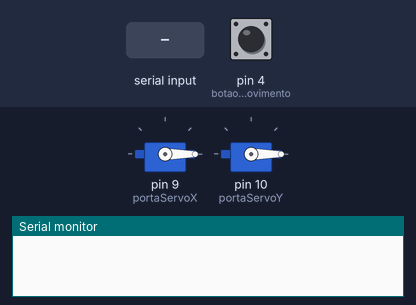
Bench run of a sketch on a simulated Arduino Uno, built with avr-gcc and run on an emulated ATmega328P. On the bench: 2 × servo, the last lines printed to the serial monitor. The test bench sets the inputs (shaded band); at power-on: pin 4 (botaoLiberarMovimento) LOW.

Above: at 1.2 s.
1.3 s: "a" received over Serial
At 2.6 s:
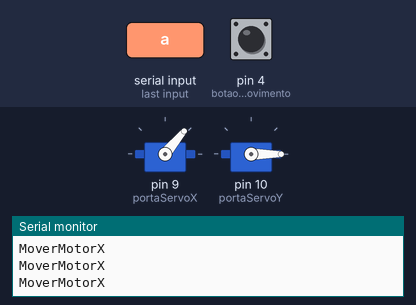
At 3.2 s:
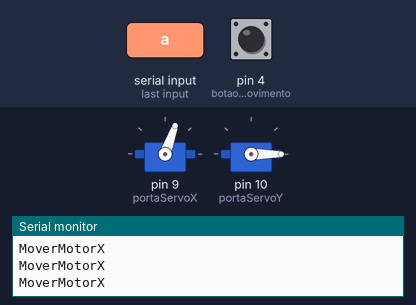
4.3 s: "1" received over Serial
At 5.6 s:
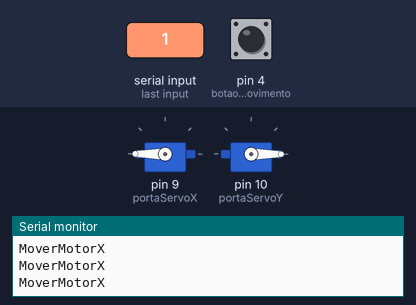
9.8 s: pin 4 (botaoLiberarMovimento) pulled HIGH for 0.15 s
Timing chart, 0 to 25.8 s (numbered marks = the images above; inputs shaded):
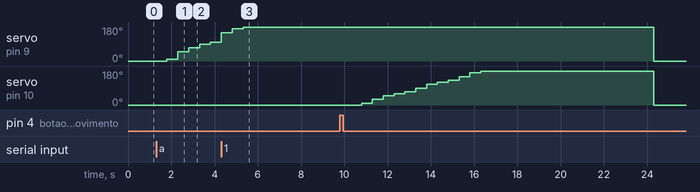

Measured:
- after the input at 1.3 s, servo on pin 9 (portaServoX): moves from 0° to 100° over 2.0 s, starting after 0.50 s
- by itself, servo on pin 10 (portaServoY): rises from 0° to 180° in 5.5 s, then falls to 0° in 8.0 s

The sketch:

OptimumCoetus.ino
```cpp
/*
Name:		OptimumCoetus.ino
Created:	9/5/2017 2:43:53 PM
Author: 	Paulo Salvatore
*/

#include <Servo.h>
#include <Mindwave.h>
#include <SimpleTimer.h>

SimpleTimer simpleTimer;
Mindwave mindwave;

Servo servoX;
int portaServoX = 9;

Servo servoY;
int portaServoY = 10;

int botaoLiberarMovimento = 4;
bool liberarMovimentoAutomatico = false; // Caso queira liberar o movimento automaticamente logo após ele acabar
bool botaoLiberarMovimentoLiberado = true;

unsigned long tempoAtual = 0;

bool movimentoIniciado = false;

int atencaoAtivarMovimento = 60;

// Variáveis do Motor X
int posicaoMotorX;
int posicaoMotorXInicial = 0; // Em qual posição o motor X irá começar
int intervaloMovimentoMotorX = 10; // Quantos graus cada passo vai andar
int posicaoFinalMotorX = 180; // Qual o ângulo final do motor X

// Variáveis do Motor Y
int posicaoMotorY;
int posicaoMotorYInicial = 0; // Em qual posição o motor Y irá começar
int intervaloMovimentoMotorY = 10; // Quantos graus cada passo vai andar
int posicaoFinalMotorY = 180; // Qual o ângulo final do motor Y

/*
* intervaloMovimentacaoMotor = A cada quantos milissegundos você quer
* que ele faça uma movimentação no motor.
*/
int intervaloMovimentacaoMotor = 500;

/*
* delayAguardando = Quantos milissegundos você quer que ele fique
* esperando após terminar a movimentação
*/
long delayAguardando = 5000;
long delayMovimentacao = intervaloMovimentacaoMotor * (posicaoFinalMotorX / intervaloMovimentoMotorX);

void setup()
{
	posicaoMotorX = posicaoMotorXInicial;
	posicaoMotorY = posicaoMotorYInicial;

	servoX.attach(portaServoX);
	servoX.write(posicaoMotorX);

	servoY.attach(portaServoY);
	servoY.write(posicaoMotorY);

	mindwave.setup();
	mindwave.setDebug(true);

	Serial.begin(9600);
}

void IniciarMovimento()
{
	if (movimentoIniciado)
		return;

	Serial.println("Iniciar Movimento");

	movimentoIniciado = true;

	simpleTimer.setTimeout(intervaloMovimentacaoMotor, MoverMotorX);

	simpleTimer.setTimeout(delayMovimentacao + intervaloMovimentacaoMotor, MoverMotorY);

	simpleTimer.setTimeout(delayAguardando + (delayMovimentacao * 2), ReiniciarMotores);
}

void EncerrarMovimento()
{
	movimentoIniciado = false;
}

void MoverMotorX()
{
	Serial.println("MoverMotorX");

	posicaoMotorX += intervaloMovimentoMotorX;

	servoX.write(posicaoMotorX);

	if (posicaoMotorX < posicaoFinalMotorX)
		simpleTimer.setTimeout(intervaloMovimentacaoMotor, MoverMotorX);
}

void MoverMotorY()
{
	Serial.println("MoverMotorY");

	posicaoMotorY += intervaloMovimentoMotorY;

	servoY.write(posicaoMotorY);

	if (posicaoMotorY < posicaoFinalMotorY)
		simpleTimer.setTimeout(intervaloMovimentacaoMotor, MoverMotorY);
}

void ReiniciarMotores()
{
	Serial.println("ReiniciarMotores");

	posicaoMotorX = posicaoMotorXInicial;
	servoX.write(posicaoMotorX);

	posicaoMotorY = posicaoMotorYInicial;
	servoY.write(posicaoMotorY);

	if (liberarMovimentoAutomatico)
		simpleTimer.setTimeout(intervaloMovimentacaoMotor, EncerrarMovimento);
}

void ChecarBotaoLiberarMovimento()
{
	if (!movimentoIniciado)
		return;

	bool leituraBotaoLiberarMovimento = digitalRead(botaoLiberarMovimento);
	if (botaoLiberarMovimentoLiberado && leituraBotaoLiberarMovimento)
	{
		EncerrarMovimento();

		botaoLiberarMovimentoLiberado = false;
	}
	else if (!botaoLiberarMovimentoLiberado && !leituraBotaoLiberarMovimento)
		botaoLiberarMovimentoLiberado = true;
}

void loop()
{
	simpleTimer.run();

	tempoAtual = millis();

	if (Serial.available() > 0)
	{
		char valorRecebido = Serial.read();

		Serial.print("Valor Recebido: ");
		Serial.println(valorRecebido);

		if (valorRecebido == 'a')
			IniciarMovimento();
	}

	ChecarBotaoLiberarMovimento();

	mindwave.update();

	if (mindwave.getQuality() == 200)
	{
		if (mindwave.getAttention() >= atencaoAtivarMovimento)
		{
			IniciarMovimento();
		}
	}
}
```
